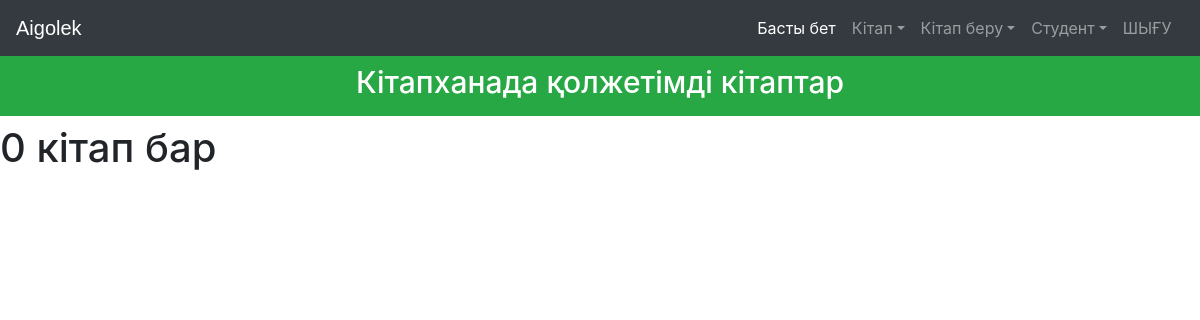
Page /viewbook (signed in) on the earlier database version.
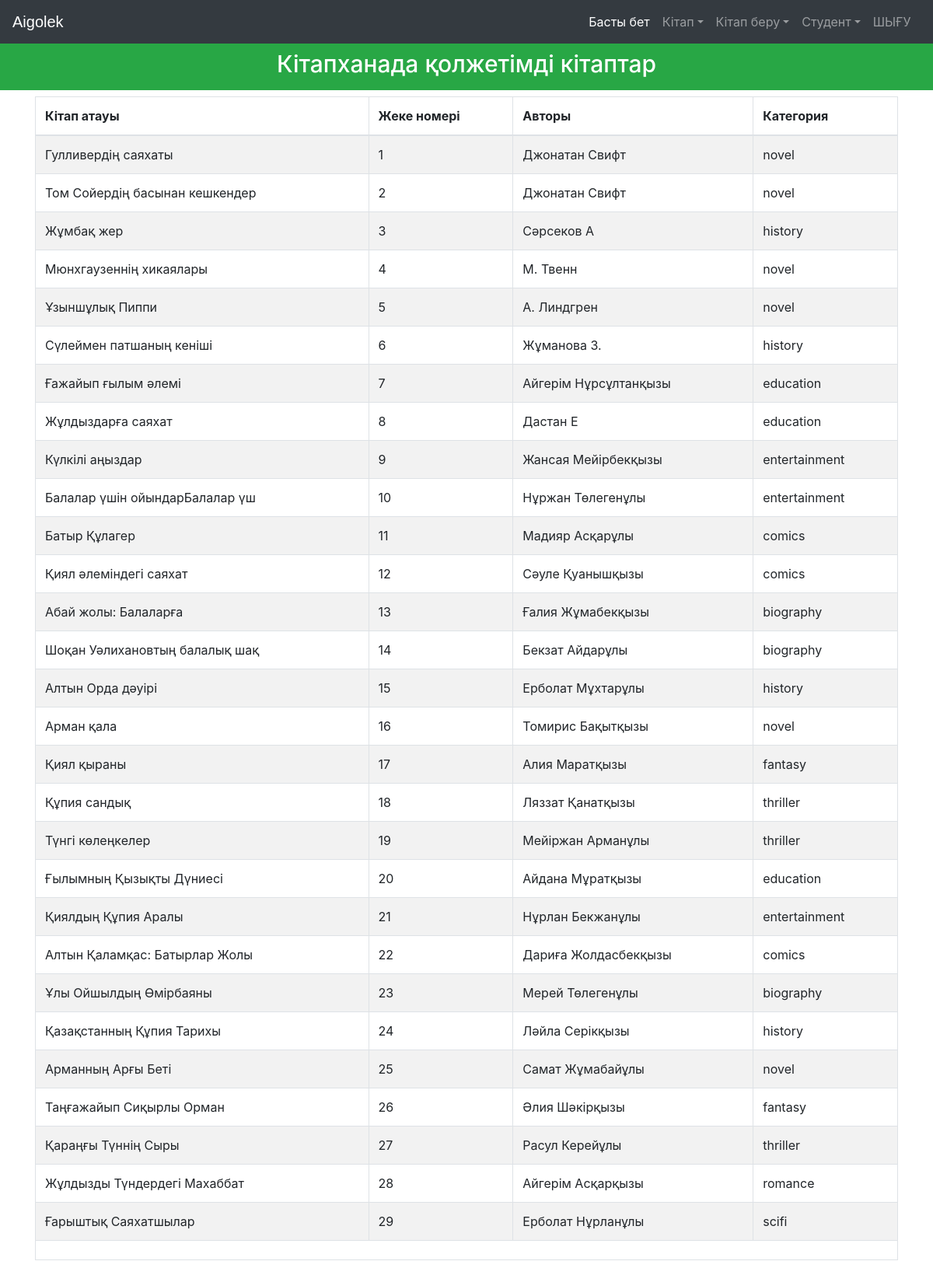
Same page on the later database version.
### library/models.py (models this page shows, shortened)
class Book(models.Model):
    catchoice= [
        ('education', 'Білім'),
        ('entertainment', 'Ойын-сауық'),
        ('comics', 'Комикс'),
        ('biography', 'Биография'),
        ('history', 'Тарих'),
        ('novel', 'Новелла'),
        ('fantasy', 'Фэнтази'),
        ('thriller', 'Триллер'),
        ('romance', 'Романтика'),
        ('scifi','Ғылыми фэнтази')
        ]
    name=models.CharField(max_length=30)
    isbn=models.PositiveIntegerField()
    author=models.CharField(max_length=40)
    category=models.CharField(max_length=30,choices=catchoice,default='education')

### library/views.py (the view)
# urls.py: path('viewbook', views.viewbook_view),
@login_required(login_url='adminlogin')
@user_passes_test(is_admin)
def viewbook_view(request):
    books=models.Book.objects.all()
    return render(request,'library/viewbook.html',{'books':books})

### library/views.py (called while the page is built)
def is_admin(user):
    return user.groups.filter(name='ADMIN').exists()

### templates/library/viewbook.html (shortened to what this page needs)
<!DOCTYPE html>
<html lang="en" dir="ltr">
  <head>
  </head>
  <body>
    {% include "library/navbaradmin.html" %}
    <br>
    <br>
    <h3 class="p-3 mb-2 bg-success text-white" style = 'font-size: 30px;text-align:center;'>Кітапханада қолжетімді кітаптар</h3>
{% if books%}
<div class="container">
  <table class="table table-hover table-condensed table-striped table-bordered">
    <thead>
    <tr>
    <th>Кітап атауы</th>
    <th>Жеке номері</th>
    <th>Авторы</th>
    <th>Категория</th>
    </tr>
    </thead>
    <tfoot>
    <tr>
    <td colspan="4" rowspan="4">
    </td>
    </tr>
    </tfoot>
    <tbody>
      {% for book in books %}
        <tr>
          <td>{{book.name}}</td>
          <td>{{book.isbn}}</td>
          <td>{{book.author}}</td>
          <td>{{book.category}}</td>
        </tr>
      {% endfor %}
    </tbody>
    </table>
</div>
{%else%}
<h1>0 кітап бар</h1>
{%endif%}
<br><br><br><br><br><br><br><br><br>
    {% include "library/footer.html" %}
  </body>
</html>

### templates/library/navbaradmin.html (shortened to what this page needs)
<!DOCTYPE html>
{% load static %}
<html lang="en">
<head>
<link rel="stylesheet" href="https://stackpath.bootstrapcdn.com/bootstrap/4.3.1/css/bootstrap.min.css">
<link rel="stylesheet" href="https://maxcdn.bootstrapcdn.com/font-awesome/4.7.0/css/font-awesome.min.css">
</head>
<body>
<div class="bs-example">
    <nav class="navbar navbar-expand-md bg-dark navbar-dark fixed-top">
        <a href="/" class="navbar-brand">Aigolek</a>
        <div class="collapse navbar-collapse justify-content-between" id="navbarCollapse">
            <div class="navbar-nav">
              <a href="/" class="nav-item nav-link active">Басты бет</a>
                <div class="nav-item dropdown">
                  <a href="#" class="nav-link dropdown-toggle" data-toggle="dropdown">Кітап</a>
                </div>
                <div class="nav-item dropdown">
                  <a href="#" class="nav-link dropdown-toggle" data-toggle="dropdown">Кітап беру</a>
                </div>
                <div class="nav-item dropdown">
                  <a href="#" class="nav-link dropdown-toggle" data-toggle="dropdown">Студент</a>
                </div>
                <a href="logout" class="nav-item nav-link">ШЫҒУ</a> &nbsp
            </div>
        </div>
    </nav>
</div>
</body>
</html>

### templates/library/footer.html (shortened to what this page needs)
<!DOCTYPE html>
<html>
<head>
</head>
</html>

### templates/library/navbaradmin.html (style rules this page uses)
.bs-example { margin: 0px; }
.navbar-brand { font-size: 20px; font-family: sans-serif; }

Differences in the rows shown:
added Book: name "Гулливердің саяхаты", isbn "1", author "Джонатан Свифт", category "novel"
added Book: name "Том Сойердің басынан кешкендер", isbn "2", author "Джонатан Свифт", category "novel"
added Book: name "Жұмбақ жер", isbn "3", author "Сәрсеков А", category "history"
added Book: name "Мюнхгаузеннің хикаялары", isbn "4", author "М. Твенн", category "novel"
added Book: name "Ұзыншұлық Пиппи", isbn "5", author "А. Линдгрен", category "novel"
added Book: name "Сүлеймен патшаның кеніші", isbn "6", author "Жұманова З.", category "history"
added Book: name "Ғажайып ғылым әлемі", isbn "7", author "Айгерім Нұрсұлтанқызы", category "education"
added Book: name "Жұлдыздарға саяхат", isbn "8", author "Дастан Е", category "education"
added Book: name "Күлкілі аңыздар", isbn "9", author "Жансая Мейірбекқызы", category "entertainment"
added Book: name "Балалар үшін ойындарБалалар үш", isbn "10", author "Нұржан Төлегенұлы", category "entertainment"
added Book: name "Батыр Құлагер", isbn "11", author "Мадияр Асқарұлы", category "comics"
added Book: name "Қиял әлеміндегі саяхат", isbn "12", author "Сәуле Қуанышқызы", category "comics"
added Book: name "Абай жолы: Балаларға", isbn "13", author "Ғалия Жұмабекқызы", category "biography"
added Book: name "Шоқан Уәлихановтың балалық шақ", isbn "14", author "Бекзат Айдарұлы", category "biography"
added Book: name "Алтын Орда дәуірі", isbn "15", author "Ерболат Мұхтарұлы", category "history"
added Book: name "Арман қала", isbn "16", author "Томирис Бақытқызы", category "novel"
added Book: name "Қиял қыраны", isbn "17", author "Алия Маратқызы", category "fantasy"
added Book: name "Құпия сандық", isbn "18", author "Ляззат Қанатқызы", category "thriller"
added Book: name "Түнгі көлеңкелер", isbn "19", author "Мейіржан Арманұлы", category "thriller"
added Book: name "Ғылымның Қызықты Дүниесі", isbn "20", author "Айдана Мұратқызы", category "education"
added Book: name "Қиялдың Құпия Аралы", isbn "21", author "Нұрлан Бекжанұлы", category "entertainment"
added Book: name "Алтын Қаламқас: Батырлар Жолы", isbn "22", author "Дариға Жолдасбекқызы", category "comics"
added Book: name "Ұлы Ойшылдың Өмірбаяны", isbn "23", author "Мерей Төлегенұлы", category "biography"
added Book: name "Қазақстанның Құпия Тарихы", isbn "24", author "Ләйла Серікқызы", category "history"
added Book: name "Арманның Арғы Беті", isbn "25", author "Самат Жұмабайұлы", category "novel"
added Book: name "Таңғажайып Сиқырлы Орман", isbn "26", author "Әлия Шәкірқызы", category "fantasy"
added Book: name "Қараңғы Түннің Сыры", isbn "27", author "Расул Керейұлы", category "thriller"
added Book: name "Жұлдызды Түндердегі Махаббат", isbn "28", author "Айгерім Асқарқызы", category "romance"
added Book: name "Ғарыштық Саяхатшылар", isbn "29", author "Ерболат Нұрланұлы", category "scifi"
Other differences:
text no longer shown: "0 кітап бар"
text now shown: "Кітап атауы Жеке номері Авторы Категория"
